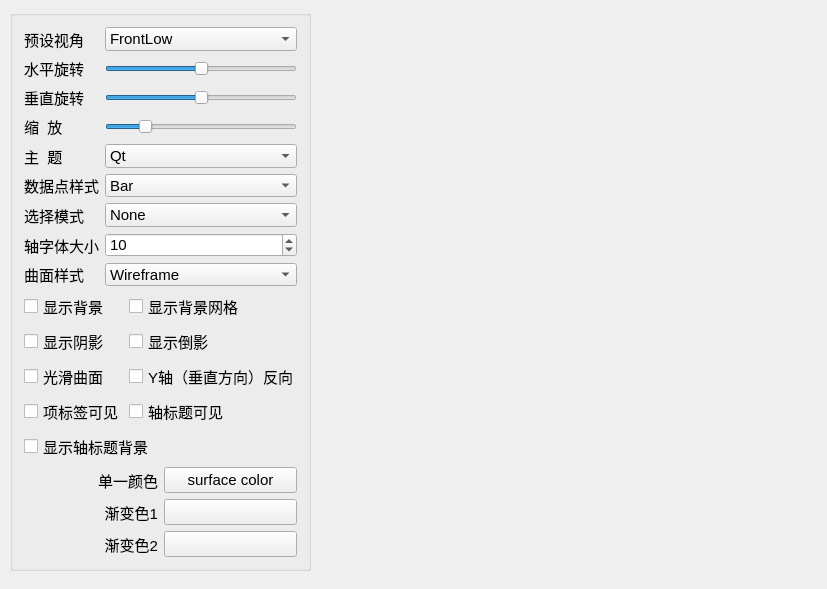
<?xml version="1.0" encoding="UTF-8"?>
<ui version="4.0">
 <class>MainWindow</class>
 <widget class="QMainWindow" name="MainWindow">
  <property name="geometry">
   <rect>
    <x>0</x>
    <y>0</y>
    <width>827</width>
    <height>589</height>
   </rect>
  </property>
  <property name="font">
   <font>
    <pointsize>11</pointsize>
   </font>
  </property>
  <property name="windowTitle">
   <string>Q3DSurface绘制高程图</string>
  </property>
  <widget class="QWidget" name="centralWidget">
   <widget class="QGroupBox" name="groupBox">
    <property name="geometry">
     <rect>
      <x>10</x>
      <y>10</y>
      <width>301</width>
      <height>561</height>
     </rect>
    </property>
    <property name="title">
     <string/>
    </property>
    <layout class="QVBoxLayout" name="verticalLayout">
     <item>
      <layout class="QGridLayout" name="gridLayout">
       <item row="0" column="0">
        <widget class="QLabel" name="label_6">
         <property name="text">
          <string>预设视角</string>
         </property>
         <property name="buddy">
          <cstring>comboBox</cstring>
         </property>
        </widget>
       </item>
       <item row="0" column="1">
        <widget class="QComboBox" name="comboBox">
         <item>
          <property name="text">
           <string>FrontLow</string>
          </property>
         </item>
         <item>
          <property name="text">
           <string>Front</string>
          </property>
         </item>
         <item>
          <property name="text">
           <string>FrontHigh</string>
          </property>
         </item>
         <item>
          <property name="text">
           <string>LeftLow</string>
          </property>
         </item>
         <item>
          <property name="text">
           <string>Left</string>
          </property>
         </item>
         <item>
          <property name="text">
           <string>LeftHigh</string>
          </property>
         </item>
         <item>
          <property name="text">
           <string>RightLow</string>
          </property>
         </item>
         <item>
          <property name="text">
           <string>Right</string>
          </property>
         </item>
         <item>
          <property name="text">
           <string>RightHigh</string>
          </property>
         </item>
         <item>
          <property name="text">
           <string>BehindLow</string>
          </property>
         </item>
         <item>
          <property name="text">
           <string>Behind</string>
          </property>
         </item>
         <item>
          <property name="text">
           <string>BehindHigh</string>
          </property>
         </item>
         <item>
          <property name="text">
           <string>IsometricLeft</string>
          </property>
         </item>
         <item>
          <property name="text">
           <string>IsometricLeftHigh</string>
          </property>
         </item>
         <item>
          <property name="text">
           <string>IsometricRight</string>
          </property>
         </item>
         <item>
          <property name="text">
           <string>IsometricRightHigh</string>
          </property>
         </item>
         <item>
          <property name="text">
           <string>DirectlyAbove</string>
          </property>
         </item>
         <item>
          <property name="text">
           <string>DirectlyAboveCW45</string>
          </property>
         </item>
         <item>
          <property name="text">
           <string>DirectlyAboveCCW45</string>
          </property>
         </item>
         <item>
          <property name="text">
           <string>FrontBelow</string>
          </property>
         </item>
         <item>
          <property name="text">
           <string>LeftBelow</string>
          </property>
         </item>
         <item>
          <property name="text">
           <string>RightBelow</string>
          </property>
         </item>
         <item>
          <property name="text">
           <string>BehindBelow</string>
          </property>
         </item>
         <item>
          <property name="text">
           <string>DirectlyBelow</string>
          </property>
         </item>
        </widget>
       </item>
       <item row="1" column="0">
        <widget class="QLabel" name="label_7">
         <property name="text">
          <string>水平旋转</string>
         </property>
         <property name="buddy">
          <cstring>sliderH</cstring>
         </property>
        </widget>
       </item>
       <item row="1" column="1">
        <widget class="QSlider" name="sliderH">
         <property name="minimum">
          <number>-180</number>
         </property>
         <property name="maximum">
          <number>180</number>
         </property>
         <property name="orientation">
          <enum>Qt::Horizontal</enum>
         </property>
        </widget>
       </item>
       <item row="2" column="0">
        <widget class="QLabel" name="label_8">
         <property name="text">
          <string>垂直旋转</string>
         </property>
         <property name="buddy">
          <cstring>sliderV</cstring>
         </property>
        </widget>
       </item>
       <item row="2" column="1">
        <widget class="QSlider" name="sliderV">
         <property name="minimum">
          <number>-180</number>
         </property>
         <property name="maximum">
          <number>180</number>
         </property>
         <property name="orientation">
          <enum>Qt::Horizontal</enum>
         </property>
        </widget>
       </item>
       <item row="3" column="0">
        <widget class="QLabel" name="label_12">
         <property name="text">
          <string>缩  放</string>
         </property>
         <property name="buddy">
          <cstring>sliderZoom</cstring>
         </property>
        </widget>
       </item>
       <item row="3" column="1">
        <widget class="QSlider" name="sliderZoom">
         <property name="minimum">
          <number>10</number>
         </property>
         <property name="maximum">
          <number>500</number>
         </property>
         <property name="value">
          <number>100</number>
         </property>
         <property name="orientation">
          <enum>Qt::Horizontal</enum>
         </property>
        </widget>
       </item>
       <item row="4" column="0">
        <widget class="QLabel" name="label">
         <property name="text">
          <string>主  题</string>
         </property>
         <property name="buddy">
          <cstring>cBoxTheme</cstring>
         </property>
        </widget>
       </item>
       <item row="4" column="1">
        <widget class="QComboBox" name="cBoxTheme">
         <item>
          <property name="text">
           <string>Qt</string>
          </property>
         </item>
         <item>
          <property name="text">
           <string>Primary Colors</string>
          </property>
         </item>
         <item>
          <property name="text">
           <string>Digia</string>
          </property>
         </item>
         <item>
          <property name="text">
           <string>StoneMoss</string>
          </property>
         </item>
         <item>
          <property name="text">
           <string>ArmyBlue</string>
          </property>
         </item>
         <item>
          <property name="text">
           <string>Retro</string>
          </property>
         </item>
         <item>
          <property name="text">
           <string>Ebony</string>
          </property>
         </item>
         <item>
          <property name="text">
           <string>Isabelle</string>
          </property>
         </item>
        </widget>
       </item>
       <item row="5" column="0">
        <widget class="QLabel" name="label_2">
         <property name="text">
          <string>数据点样式</string>
         </property>
         <property name="buddy">
          <cstring>cBoxBarStyle</cstring>
         </property>
        </widget>
       </item>
       <item row="5" column="1">
        <widget class="QComboBox" name="cBoxBarStyle">
         <item>
          <property name="text">
           <string>Bar</string>
          </property>
         </item>
         <item>
          <property name="text">
           <string>Cube</string>
          </property>
         </item>
         <item>
          <property name="text">
           <string>Pyramid</string>
          </property>
         </item>
         <item>
          <property name="text">
           <string>Cone</string>
          </property>
         </item>
         <item>
          <property name="text">
           <string>Cylinder</string>
          </property>
         </item>
         <item>
          <property name="text">
           <string>BevelBar</string>
          </property>
         </item>
         <item>
          <property name="text">
           <string>BevelCube</string>
          </property>
         </item>
         <item>
          <property name="text">
           <string>Sphere</string>
          </property>
         </item>
         <item>
          <property name="text">
           <string>Minimal</string>
          </property>
         </item>
         <item>
          <property name="text">
           <string>Arrow</string>
          </property>
         </item>
         <item>
          <property name="text">
           <string>Point</string>
          </property>
         </item>
        </widget>
       </item>
       <item row="6" column="0">
        <widget class="QLabel" name="label_3">
         <property name="text">
          <string>选择模式</string>
         </property>
         <property name="buddy">
          <cstring>cBoxSelectionMode</cstring>
         </property>
        </widget>
       </item>
       <item row="6" column="1">
        <widget class="QComboBox" name="cBoxSelectionMode">
         <item>
          <property name="text">
           <string>None</string>
          </property>
         </item>
         <item>
          <property name="text">
           <string>Item</string>
          </property>
         </item>
         <item>
          <property name="text">
           <string>Row Slice</string>
          </property>
         </item>
         <item>
          <property name="text">
           <string>Column Slice</string>
          </property>
         </item>
        </widget>
       </item>
       <item row="7" column="0">
        <widget class="QLabel" name="label_4">
         <property name="text">
          <string>轴字体大小</string>
         </property>
         <property name="buddy">
          <cstring>spinFontSize</cstring>
         </property>
        </widget>
       </item>
       <item row="7" column="1">
        <widget class="QSpinBox" name="spinFontSize">
         <property name="minimum">
          <number>5</number>
         </property>
         <property name="value">
          <number>10</number>
         </property>
        </widget>
       </item>
       <item row="8" column="0">
        <widget class="QLabel" name="label_5">
         <property name="text">
          <string>曲面样式</string>
         </property>
        </widget>
       </item>
       <item row="8" column="1">
        <widget class="QComboBox" name="comboDrawMode">
         <item>
          <property name="text">
           <string>Wireframe</string>
          </property>
         </item>
         <item>
          <property name="text">
           <string>Surface</string>
          </property>
         </item>
         <item>
          <property name="text">
           <string>Surface And Wireframe</string>
          </property>
         </item>
        </widget>
       </item>
      </layout>
     </item>
     <item>
      <layout class="QGridLayout" name="gridLayout_3">
       <item row="1" column="1" colspan="2">
        <widget class="QCheckBox" name="chkBoxReflection">
         <property name="text">
          <string>显示倒影</string>
         </property>
        </widget>
       </item>
       <item row="0" column="0">
        <widget class="QCheckBox" name="chkBoxBackground">
         <property name="text">
          <string>显示背景</string>
         </property>
        </widget>
       </item>
       <item row="0" column="1" colspan="2">
        <widget class="QCheckBox" name="chkBoxGrid">
         <property name="text">
          <string>显示背景网格</string>
         </property>
        </widget>
       </item>
       <item row="1" column="0">
        <widget class="QCheckBox" name="chkBoxShadow">
         <property name="text">
          <string>显示阴影</string>
         </property>
        </widget>
       </item>
       <item row="3" column="0">
        <widget class="QCheckBox" name="chkBoxItemLabel">
         <property name="text">
          <string>项标签可见</string>
         </property>
        </widget>
       </item>
       <item row="4" column="0" colspan="2">
        <widget class="QCheckBox" name="chkBoxAxisBackground">
         <property name="text">
          <string>显示轴标题背景</string>
         </property>
        </widget>
       </item>
       <item row="2" column="0">
        <widget class="QCheckBox" name="chkBoxSmooth">
         <property name="text">
          <string>光滑曲面</string>
         </property>
        </widget>
       </item>
       <item row="2" column="1" colspan="2">
        <widget class="QCheckBox" name="chkBoxReverse">
         <property name="text">
          <string>Y轴（垂直方向）反向</string>
         </property>
        </widget>
       </item>
       <item row="3" column="1">
        <widget class="QCheckBox" name="chkBoxAxisTitle">
         <property name="text">
          <string>轴标题可见</string>
         </property>
        </widget>
       </item>
      </layout>
     </item>
     <item>
      <layout class="QGridLayout" name="gridLayout_2">
       <item row="0" column="0">
        <widget class="QLabel" name="label_11">
         <property name="text">
          <string>单一颜色</string>
         </property>
         <property name="alignment">
          <set>Qt::AlignRight|Qt::AlignTrailing|Qt::AlignVCenter</set>
         </property>
         <property name="buddy">
          <cstring>btnBarColor</cstring>
         </property>
        </widget>
       </item>
       <item row="0" column="1">
        <widget class="QPushButton" name="btnBarColor">
         <property name="text">
          <string>surface color</string>
         </property>
        </widget>
       </item>
       <item row="1" column="0">
        <widget class="QLabel" name="label_9">
         <property name="text">
          <string>渐变色1</string>
         </property>
         <property name="alignment">
          <set>Qt::AlignRight|Qt::AlignTrailing|Qt::AlignVCenter</set>
         </property>
         <property name="buddy">
          <cstring>btnGrad1</cstring>
         </property>
        </widget>
       </item>
       <item row="1" column="1">
        <widget class="QPushButton" name="btnGrad1">
         <property name="text">
          <string/>
         </property>
        </widget>
       </item>
       <item row="2" column="0">
        <widget class="QLabel" name="label_10">
         <property name="text">
          <string>渐变色2</string>
         </property>
         <property name="alignment">
          <set>Qt::AlignRight|Qt::AlignTrailing|Qt::AlignVCenter</set>
         </property>
         <property name="buddy">
          <cstring>btnGrad2</cstring>
         </property>
        </widget>
       </item>
       <item row="2" column="1">
        <widget class="QPushButton" name="btnGrad2">
         <property name="text">
          <string/>
         </property>
        </widget>
       </item>
      </layout>
     </item>
     <item>
      <spacer name="verticalSpacer">
       <property name="orientation">
        <enum>Qt::Vertical</enum>
       </property>
       <property name="sizeHint" stdset="0">
        <size>
         <width>20</width>
         <height>18</height>
        </size>
       </property>
      </spacer>
     </item>
    </layout>
   </widget>
  </widget>
 </widget>
 <layoutdefault spacing="6" margin="11"/>
 <resources/>
 <connections/>
</ui>
